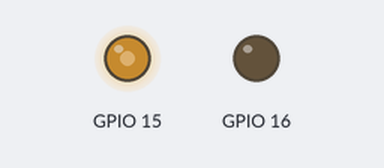
A sketch run on a simulated ESP32. On the bench: output pins drawn as LEDs (lit = HIGH). What the sketch prints to the serial monitor is not drawn.

Above: at 0.55 s.
At 3.5 s:
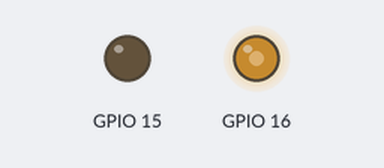
At 6.5 s:
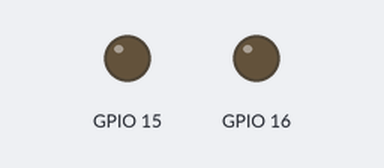
Timing chart, 0 to 8.3 s (numbered marks = the images above):
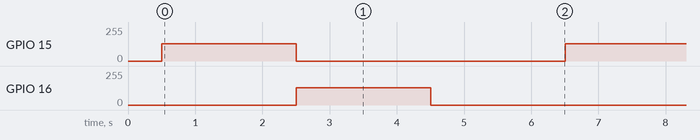

The sketch:

mcpwm_dc_motor.ino
```cpp
/*
 brushed dc motor control example

 https://github.com/espressif/esp-idf/blob/a20df743f1c51e6d65b021ed2ffd3081a2feec64/
 examples/peripherals/mcpwm/mcpwm_brushed_dc_control/main/mcpwm_brushed_dc_control_example.c

 This example will show you how to use MCPWM module to control brushed dc motor.
 This code is tested with L298 motor driver.
 User may need to make changes according to the motor driver they use.
*/
#include "esp_attr.h"
#include "driver/mcpwm.h"
//#include "soc/mcpwm_periph.h"

struct my_mcpwm_id_t {
  mcpwm_unit_t unit;
  mcpwm_io_signals_t io;
  mcpwm_timer_t timer;
  mcpwm_operator_t opr;
  int gpio;
};
const my_mcpwm_id_t pump_1 = { MCPWM_UNIT_0, MCPWM0B, MCPWM_TIMER_0, MCPWM_OPR_B, 15};
const my_mcpwm_id_t pump_2 = { MCPWM_UNIT_0, MCPWM0A, MCPWM_TIMER_0, MCPWM_OPR_A, 16};
const unsigned long STEP_LENGTH = 2000; // milliseconds

static void mcpwm_example_gpio_initialize(void)
{
  Serial.println("initializing mcpwm gpio...");
  mcpwm_gpio_init(pump_1.unit, pump_1.io, pump_1.gpio);
//  mcpwm_gpio_init(MCPWM_UNIT_0, MCPWM0A, GPIO_PWM0A_OUT);
  mcpwm_gpio_init(pump_2.unit, pump_2.io, pump_2.gpio);
//  mcpwm_gpio_init(MCPWM_UNIT_0, MCPWM0B, GPIO_PWM0B_OUT);
}

///**
// * @brief motor moves in forward direction, with duty cycle = duty %
// */
//static void brushed_motor_forward(mcpwm_unit_t mcpwm_num, mcpwm_timer_t timer_num , float duty_cycle)
//{
//  mcpwm_set_signal_low(mcpwm_num, timer_num, MCPWM_OPR_B);
//  mcpwm_set_duty(mcpwm_num, timer_num, MCPWM_OPR_A, duty_cycle);
//  mcpwm_set_duty_type(mcpwm_num, timer_num, MCPWM_OPR_A, MCPWM_DUTY_MODE_0); //call this each time, if operator was previously in low/high state
//}
//
///**
// * @brief motor moves in backward direction, with duty cycle = duty %
// */
//static void brushed_motor_backward(mcpwm_unit_t mcpwm_num, mcpwm_timer_t timer_num , float duty_cycle)
//{
//  mcpwm_set_signal_low(mcpwm_num, timer_num, MCPWM_OPR_A);
//  mcpwm_set_duty(mcpwm_num, timer_num, MCPWM_OPR_B, duty_cycle);
//  mcpwm_set_duty_type(mcpwm_num, timer_num, MCPWM_OPR_B, MCPWM_DUTY_MODE_0);  //call this each time, if operator was previously in low/high state
//}
//
///**
// * @brief motor stop
// */
//static void brushed_motor_stop(mcpwm_unit_t mcpwm_num, mcpwm_timer_t timer_num)
//{
//  mcpwm_set_signal_low(mcpwm_num, timer_num, MCPWM_OPR_A);
//  mcpwm_set_signal_low(mcpwm_num, timer_num, MCPWM_OPR_B);
//}

/**
 * @brief Configure MCPWM module for brushed dc motor
 */
//static void mcpwm_example_brushed_motor_control(void *arg)
static void mcpwm_example_brushed_motor_control()
{
  //1. mcpwm gpio initialization
  mcpwm_example_gpio_initialize();

  //2. initial mcpwm configuration
  Serial.println("Configuring Initial Parameters of mcpwm...");
  mcpwm_config_t pwm_config;
  pwm_config.frequency = 1000;    //frequency = 500Hz,
  pwm_config.cmpr_a = 0;    //duty cycle of PWMxA = 0
  pwm_config.cmpr_b = 0;    //duty cycle of PWMxb = 0
  pwm_config.counter_mode = MCPWM_UP_COUNTER;
  pwm_config.duty_mode = MCPWM_DUTY_MODE_0;
  mcpwm_init(pump_1.unit, pump_1.timer, &pwm_config);    //Configure PWM0A & PWM0B with above settings
//  mcpwm_init(MCPWM_UNIT_0, MCPWM_TIMER_0, &pwm_config);    //Configure PWM0A & PWM0B with above settings
}

void setup() {
  Serial.begin(115200);
  delay(500);
  Serial.println("Testing brushed motor...");
  mcpwm_example_brushed_motor_control();
  pump_off(pump_1);
  pump_off(pump_2);
}

void loop() {
  pump_on(pump_1);
//  brushed_motor_forward(MCPWM_UNIT_0, MCPWM_TIMER_0, 50.0);
  delay(STEP_LENGTH);
  pump_off(pump_1);

  pump_on(pump_2);
//  brushed_motor_backward(MCPWM_UNIT_0, MCPWM_TIMER_0, 30.0);
  delay(STEP_LENGTH);
//  pump_off(pump_1);
  pump_off(pump_2);
//  brushed_motor_stop(MCPWM_UNIT_0, MCPWM_TIMER_0);

  delay(STEP_LENGTH);
}

void pump_on(my_mcpwm_id_t any_pump)
{
  // *all* args to be taken from pump configuration struct
  mcpwm_set_duty(any_pump.unit, any_pump.timer, any_pump.opr, 50.0);
  mcpwm_set_duty_type(any_pump.unit, any_pump.timer, any_pump.opr, MCPWM_DUTY_MODE_0); //call this each time, if operator was previously in low/high state

//  mcpwm_set_signal_low(mcpwm_num, timer_num, MCPWM_OPR_B);
//  mcpwm_set_duty(mcpwm_num, timer_num, MCPWM_OPR_A, duty_cycle);
//  mcpwm_set_duty_type(mcpwm_num, timer_num, MCPWM_OPR_A, MCPWM_DUTY_MODE_0); //call this each time, if operator was previously in low/high state
}

void pump_off(my_mcpwm_id_t any_pump)
{
  mcpwm_set_signal_low(any_pump.unit, any_pump.timer, any_pump.opr);
}
```

Measured:
- by itself, GPIO 15, GPIO 16: alternates 128/255 for 2.0 s and 0/255 for 4.0 s
